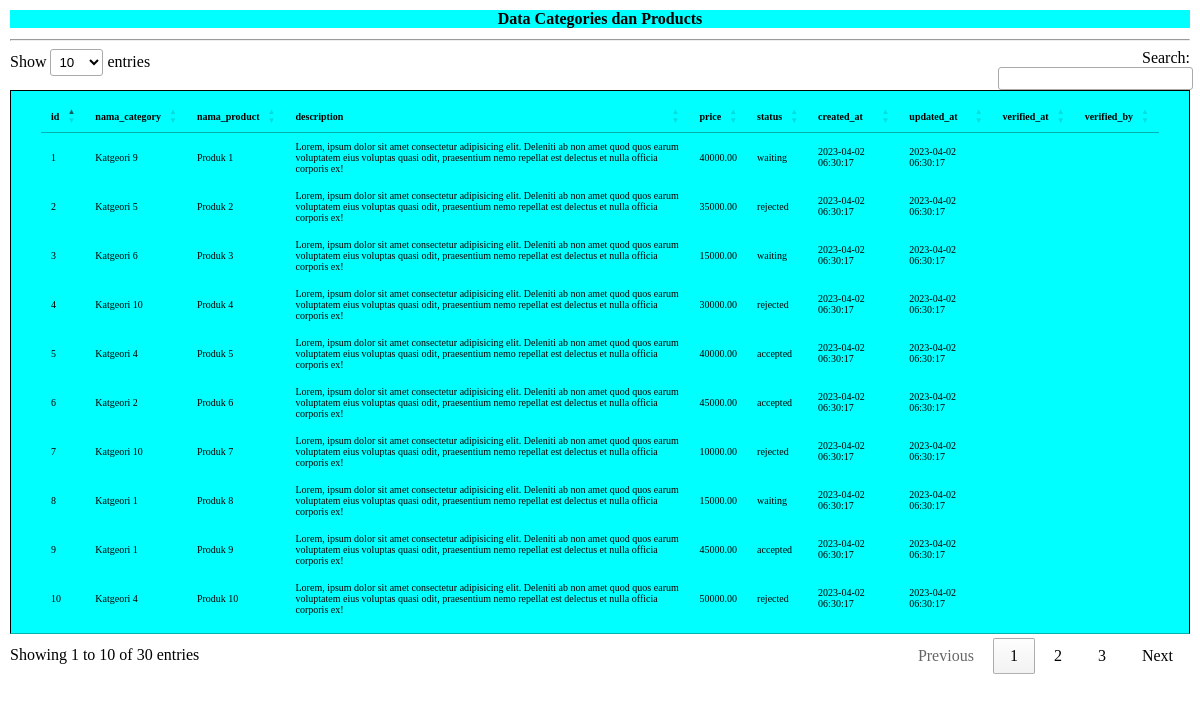
Page /php3/tugas.php on the committed database.
### tables this page shows
CREATE TABLE `products` (
  `id` int(11) NOT NULL AUTO_INCREMENT,
  `category_id` int(11) NOT NULL,
  `name` varchar(100) NOT NULL,
  `description` text NOT NULL,
  `price` decimal(10,2) NOT NULL,
  `status` enum('accepted','rejected','waiting') NOT NULL DEFAULT 'waiting',
  `created_at` datetime DEFAULT NULL,
  `updated_at` datetime DEFAULT NULL,
  `created_by` int(11) NOT NULL,
  `verified_at` datetime DEFAULT NULL,
  `verified_by` int(11) DEFAULT NULL,
  PRIMARY KEY (`id`)
);

CREATE TABLE `categories` (
  `id` int(11) NOT NULL AUTO_INCREMENT,
  `name` varchar(100) NOT NULL,
  `created_at` datetime DEFAULT NULL,
  `updated_at` datetime DEFAULT NULL,
  PRIMARY KEY (`id`)
);

### php3/tugas.php (the view, shortened to what this page needs)
<html lang="en">
<head>
    <link rel="stylesheet" href="https://cdn.datatables.net/1.13.4/css/jquery.dataTables.css" />
    <link rel="stylesheet" href="../php3/assets/css/style.css">
</head>
<body>
<h1>Data Categories dan Products</h1>
<hr>
<?php
require_once 'koneksi.php';
$query = "select a.id, b.name as nama_category, a.name as nama_product, a.description,
        a.price, a.status, a.created_at, a.updated_at, a.verified_at, a.verified_by
        from products a inner join categories b on a.category_id = b.id order by a.id";
$result = mysqli_query($conn, $query);
?>
<table id="myTable">
<thead>
    <th>id</th>
    <th>nama_category</th>
    <th>nama_product</th>
    <th>description</th>
    <th>price</th>
    <th>status</th>
    <th>created_at</th>
    <th>updated_at</th>
    <th>verified_at</th>
    <th>verified_by</th>
</thead>
<tbody>
    <?php
while ($row = mysqli_fetch_assoc($result)) :
    ?>
    <tr>
        <td><?= $row['id'] ?></td>
        <td><?= $row['nama_category'] ?></td>
        <td><?= $row['nama_product'] ?></td>
        <td><?= $row['description'] ?></td>
        <td><?= $row['price'] ?></td>
        <td><?= $row['status'] ?></td>
        <td><?= $row['created_at'] ?></td>
        <td><?= $row['updated_at'] ?></td>
        <td><?= $row['verified_at'] ?></td>
        <td><?= $row['verified_by'] ?></td>
    </tr>
<?php endwhile; ?>
</tbody>
</table>
</body>
</body>
</html>

### php3/assets/css/style.css (style rules this page uses)
body { background-color: white; font-family: Georgia, 'Times New Roman', Times, serif; padding: none; margin: 10px; }
h1 { background-color: aqua; text-align: center; color: black; font-size: medium; }
table { font-size: 10px; margin: 10px; background-color: aqua; border-collapse: collapse; border: 1px solid black; padding: 10px 30px ; }

### rows in the picture
products: id "1", category.name "Katgeori 9", name "Produk 1", description "Lorem, ipsum dolor sit amet consectetur adipisicing elit. Deleniti ab non amet quod quos earum voluptatem eius voluptas quasi odit, praesentium nemo repellat est delectus et nulla officia corporis ex!", price "40000.00", status "waiting", created_at "2023-04-02 06:30:17", updated_at "2023-04-02 06:30:17"
products: id "2", category.name "Katgeori 5", name "Produk 2", description "Lorem, ipsum dolor sit amet consectetur adipisicing elit. Deleniti ab non amet quod quos earum voluptatem eius voluptas quasi odit, praesentium nemo repellat est delectus et nulla officia corporis ex!", price "35000.00", status "rejected", created_at "2023-04-02 06:30:17", updated_at "2023-04-02 06:30:17"
products: id "3", category.name "Katgeori 6", name "Produk 3", description "Lorem, ipsum dolor sit amet consectetur adipisicing elit. Deleniti ab non amet quod quos earum voluptatem eius voluptas quasi odit, praesentium nemo repellat est delectus et nulla officia corporis ex!", price "15000.00", status "waiting", created_at "2023-04-02 06:30:17", updated_at "2023-04-02 06:30:17"
products: id "4", category.name "Katgeori 10", name "Produk 4", description "Lorem, ipsum dolor sit amet consectetur adipisicing elit. Deleniti ab non amet quod quos earum voluptatem eius voluptas quasi odit, praesentium nemo repellat est delectus et nulla officia corporis ex!", price "30000.00", status "rejected", created_at "2023-04-02 06:30:17", updated_at "2023-04-02 06:30:17"
products: id "5", category.name "Katgeori 4", name "Produk 5", description "Lorem, ipsum dolor sit amet consectetur adipisicing elit. Deleniti ab non amet quod quos earum voluptatem eius voluptas quasi odit, praesentium nemo repellat est delectus et nulla officia corporis ex!", price "40000.00", status "accepted", created_at "2023-04-02 06:30:17", updated_at "2023-04-02 06:30:17"
products: id "6", category.name "Katgeori 2", name "Produk 6", description "Lorem, ipsum dolor sit amet consectetur adipisicing elit. Deleniti ab non amet quod quos earum voluptatem eius voluptas quasi odit, praesentium nemo repellat est delectus et nulla officia corporis ex!", price "45000.00", status "accepted", created_at "2023-04-02 06:30:17", updated_at "2023-04-02 06:30:17"
products: id "7", category.name "Katgeori 10", name "Produk 7", description "Lorem, ipsum dolor sit amet consectetur adipisicing elit. Deleniti ab non amet quod quos earum voluptatem eius voluptas quasi odit, praesentium nemo repellat est delectus et nulla officia corporis ex!", price "10000.00", status "rejected", created_at "2023-04-02 06:30:17", updated_at "2023-04-02 06:30:17"
products: id "8", category.name "Katgeori 1", name "Produk 8", description "Lorem, ipsum dolor sit amet consectetur adipisicing elit. Deleniti ab non amet quod quos earum voluptatem eius voluptas quasi odit, praesentium nemo repellat est delectus et nulla officia corporis ex!", price "15000.00", status "waiting", created_at "2023-04-02 06:30:17", updated_at "2023-04-02 06:30:17"
products: id "9", category.name "Katgeori 1", name "Produk 9", description "Lorem, ipsum dolor sit amet consectetur adipisicing elit. Deleniti ab non amet quod quos earum voluptatem eius voluptas quasi odit, praesentium nemo repellat est delectus et nulla officia corporis ex!", price "45000.00", status "accepted", created_at "2023-04-02 06:30:17", updated_at "2023-04-02 06:30:17"
products: id "10", category.name "Katgeori 4", name "Produk 10", description "Lorem, ipsum dolor sit amet consectetur adipisicing elit. Deleniti ab non amet quod quos earum voluptatem eius voluptas quasi odit, praesentium nemo repellat est delectus et nulla officia corporis ex!", price "50000.00", status "rejected", created_at "2023-04-02 06:30:17", updated_at "2023-04-02 06:30:17"
